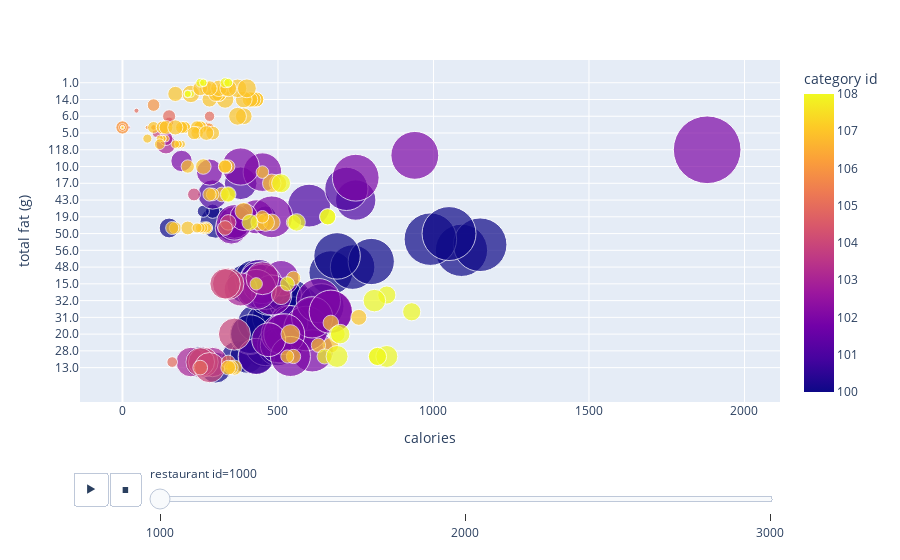

The cell this chart's notebook holds for it:
### Markdown cell above
# 8. Provide a second version of the figure from the previous problem

### Code cell
import pandas as pd
import plotly.express as px

# Load the dataset
url = "https://raw.githubusercontent.com/manuelamc14/fast-food-Nutritional-Database/main/Tables/nutrition.csv"
df = pd.read_csv(url)


# Drop rows with NaN values in the relevant columns 
df_cleaned = df.dropna(subset=["calories", "total fat (g)", "sodium (mg)", "category id"])

# Create a scatter plot
fig = px.scatter(df_cleaned, 
                 x="calories",  
                 y="total fat (g)",  
                 animation_frame="restaurant id", 
                 animation_group="item id",  
                 size="sodium (mg)",  
                 color="category id", 
                 hover_name="item id",  
                 size_max=50)  

fig.show()

### Figure 1 — Plotly figure (JSON) as saved in the notebook; plotly's stock layout.template omitted (floating-point values rounded to 4 significant figures; data arrays with more than 128 entries replaced by an {"elided": "..."} marker saying what was removed)
{"data": [{"hovertemplate": "<b>%{hovertext}</b><br><br>restaurant id=1000<br>calories=%{x}<br>total fat (g)=%{y}<br>sodium (mg)=%{marker.size}<br>category id=%{marker.color}<extra></extra>", "hovertext": {"elided": "260 int values"}, "ids": {"elided": "260 int values"}, "legendgroup": "", "marker": {"color": {"elided": "260 int values"}, "coloraxis": "coloraxis", "size": {"elided": "260 int values"}, "sizemode": "area", "sizeref": 1.572, "symbol": "circle"}, "mode": "markers", "name": "", "orientation": "h", "showlegend": false, "type": "scatter", "x": {"elided": "260 int values"}, "xaxis": "x", "y": {"elided": "260 str values"}, "yaxis": "y"}], "layout": {"coloraxis": {"colorbar": {"title": {"text": "category id"}}, "colorscale": [[0, "#0d0887"], [0.1111, "#46039f"], [0.2222, "#7201a8"], [0.3333, "#9c179e"], [0.4444, "#bd3786"], [0.5556, "#d8576b"], [0.6667, "#ed7953"], [0.7778, "#fb9f3a"], [0.8889, "#fdca26"], [1, "#f0f921"]]}, "legend": {"itemsizing": "constant", "tracegroupgap": 0}, "margin": {"t": 60}, "sliders": [{"active": 0, "currentvalue": {"prefix": "restaurant id="}, "len": 0.9, "pad": {"b": 10, "t": 60}, "steps": [{"args": [["1000"], {"frame": {"duration": 0, "redraw": false}, "fromcurrent": true, "mode": "immediate", "transition": {"duration": 0, "easing": "linear"}}], "label": "1000", "method": "animate"}, {"args": [["2000"], {"frame": {"duration": 0, "redraw": false}, "fromcurrent": true, "mode": "immediate", "transition": {"duration": 0, "easing": "linear"}}], "label": "2000", "method": "animate"}, {"args": [["3000"], {"frame": {"duration": 0, "redraw": false}, "fromcurrent": true, "mode": "immediate", "transition": {"duration": 0, "easing": "linear"}}], "label": "3000", "method": "animate"}], "x": 0.1, "xanchor": "left", "y": 0, "yanchor": "top"}], "updatemenus": [{"buttons": [{"args": [null, {"frame": {"duration": 500, "redraw": false}, "fromcurrent": true, "mode": "immediate", "transition": {"duration": 500, "easing": "linear"}}], "label": "&#9654;", "method": "animate"}, {"args": [[null], {"frame": {"duration": 0, "redraw": false}, "fromcurrent": true, "mode": "immediate", "transition": {"duration": 0, "easing": "linear"}}], "label": "&#9724;", "method": "animate"}], "direction": "left", "pad": {"r": 10, "t": 70}, "showactive": false, "type": "buttons", "x": 0.1, "xanchor": "right", "y": 0, "yanchor": "top"}], "xaxis": {"anchor": "y", "domain": [0, 1], "title": {"text": "calories"}}, "yaxis": {"anchor": "x", "domain": [0, 1], "title": {"text": "total fat (g)"}}}}
